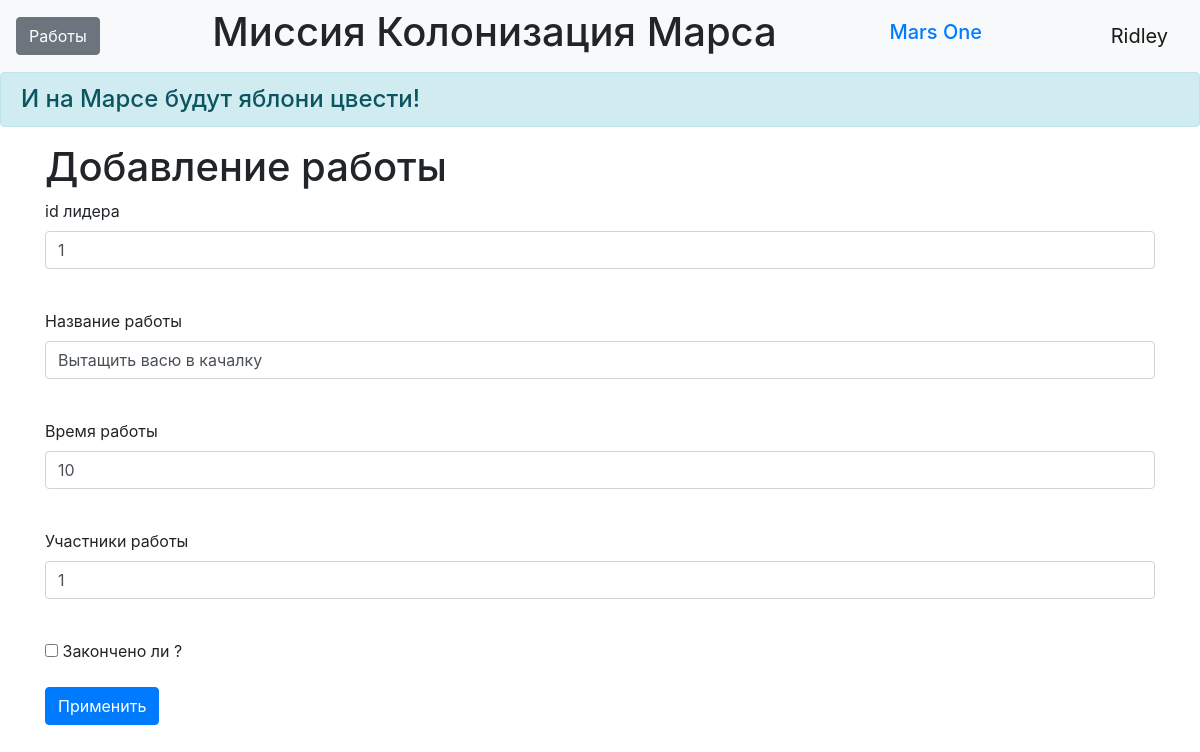
/works_edit/4 (signed in), run on the app's committed database.
### data/users.py (models this page shows, shortened)
class User(SqlAlchemyBase, UserMixin):
    __tablename__ = 'users'
    id = sqlalchemy.Column(sqlalchemy.Integer,
                           primary_key=True, autoincrement=True)
    surname = sqlalchemy.Column(sqlalchemy.String, nullable=True)
    name = sqlalchemy.Column(sqlalchemy.String, nullable=True)
    age = sqlalchemy.Column(sqlalchemy.Integer, nullable=True)
    position = sqlalchemy.Column(sqlalchemy.String, nullable=True)
    speciality = sqlalchemy.Column(sqlalchemy.String, nullable=True)
    address = sqlalchemy.Column(sqlalchemy.String, nullable=True)
    email = sqlalchemy.Column(sqlalchemy.String,
                              index=True, unique=True, nullable=True)
    hashed_password = sqlalchemy.Column(sqlalchemy.String, nullable=True)
    modified_date = sqlalchemy.Column(sqlalchemy.DateTime,
                                      default=datetime.datetime.now)
    jobs = orm.relationship('Jobs', back_populates='user')

### data/jobs.py (models this page shows)
class Jobs(SqlAlchemyBase):
    __tablename__ = 'jobs'
    id = sqlalchemy.Column(sqlalchemy.Integer,
                           primary_key=True, autoincrement=True)
    team_leader = sqlalchemy.Column(sqlalchemy.Integer,
                                    sqlalchemy.ForeignKey("users.id"))
    job = sqlalchemy.Column(sqlalchemy.String, nullable=True)
    work_size = sqlalchemy.Column(sqlalchemy.Integer, nullable=True)
    collaborators = sqlalchemy.Column(sqlalchemy.String, nullable=True)
    is_finished = sqlalchemy.Column(sqlalchemy.Boolean, default=True)
    start_date = sqlalchemy.Column(sqlalchemy.DateTime,
                                   default=datetime.datetime.now)
    end_date = sqlalchemy.Column(sqlalchemy.DateTime,
                                 default=datetime.datetime.now)
    user = orm.relationship('User')

### main.py (the view, shortened to what this page needs)
@app.route('/works_edit/<int:id>', methods=['GET', 'POST'])
@login_required
def edit_work(id):
    form = WorksForm()
    if request.method == "GET":
        db_sess = db_session.create_session()
        work = db_sess.query(Jobs).filter(Jobs.id == id,
                                          (Jobs.team_leader == current_user.id) | (current_user.id == 1)
                                          ).first()
        if work:
            form.team_leader.data = work.team_leader
            form.job.data = work.job
            form.work_size.data = work.work_size
            form.collaborators.data = work.collaborators
            form.is_finished.data = work.is_finished
        else:
            abort(404)
    return render_template('work_edit.html',
                           title='Редактирование работы',
                           form=form
                           )

### data/work_forms.py
class WorksForm(FlaskForm):
    team_leader = IntegerField('id лидера', validators=[DataRequired()])
    job = StringField('Название работы', validators=[DataRequired()])
    work_size = IntegerField('Время работы', validators=[DataRequired()])
    collaborators = StringField('Участники работы', validators=[DataRequired()])
    is_finished = BooleanField("Закончено ли ?")
    submit = SubmitField('Применить')

### data/db_session.py (called while the page is built)
def create_session() -> Session:
    global __factory
    return __factory()

### main.py (called while the page is built)
@login_manager.user_loader
def load_user(user_id):
    db_sess = db_session.create_session()
    return db_sess.query(User).get(user_id)

### templates/work_edit.html (shortened to what this page needs)
{% extends "base.html" %}
{% block content %}
<h1>Добавление работы</h1>
<form action="" method="post">
    <p>
        {{ form.team_leader.label }}<br>
        {{ form.team_leader(class="form-control") }}<br>
    </p>
    <p>
        {{ form.job.label }}<br>
        {{ form.job(class="form-control") }}<br>
    </p>
    <p>
        {{ form.work_size.label }}<br>
        {{ form.work_size(class="form-control") }}<br>
    </p>
    <p>
        {{ form.collaborators.label }}<br>
        {{ form.collaborators(class="form-control") }}<br>
    </p>
    <p>{{ form.is_finished() }} {{ form.is_finished.label }}</p>
    <p>{{ form.submit(type="submit", class="btn btn-primary") }}</p>
</form>
{% endblock %}

### templates/base.html (shortened to what this page needs)
<!doctype html>
<html lang="en">
<head>
    <link rel="stylesheet"
          href="https://stackpath.bootstrapcdn.com/bootstrap/4.4.1/css/bootstrap.min.css"
>
    <link rel="stylesheet" type="text/css" href="../static/css/style.css" />
</head>
<body>
<header>
    <nav class="navbar navbar-light bg-light">
        {% if current_user.is_authenticated %}
        <a href="jobs" class="btn btn-secondary">Работы</a>
    {% endif %}
        <h1 class="muted-text">Миссия Колонизация Марса</h1>
        <h1 class="navbar-brand"><a href="#">Mars One</a></h1>
        {% if current_user.is_authenticated %}
    <a class="navbar-brand" href="/logout">{{ current_user.name }}</a>
{% else %}
    <p>
        <a class="btn btn-primary " href="/register">Зарегистрироваться</a>
        <a class="btn btn-success" href="/login">Войти</a>
    </p>
{% endif %}
    </nav>
    <h4 class="alert alert-info">И на Марсе будут яблони цвести!</h4>
</header>
<main role="main" class="container">
    {% block content %}{% endblock %}
</main>
</body>
</html>

### data on the page
User: name "Ridley"
Jobs: team_leader "1", job "Вытащить васю в качалку", work_size "10", collaborators "1"
